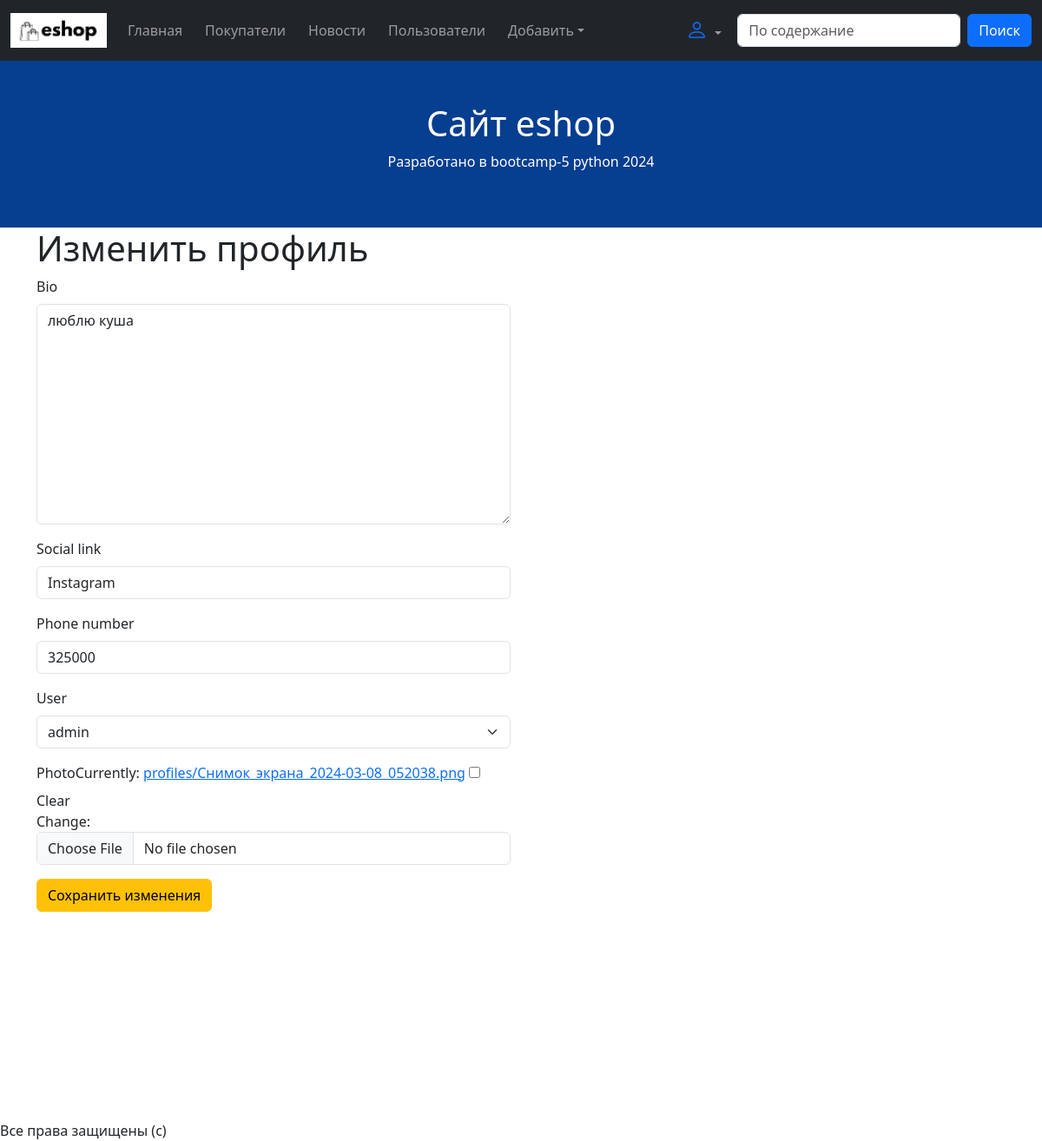
The page /profile-update/8 on the database its author committed.
### costumerapp/models.py (models this page shows)
class Profile(models.Model):
    bio = models.TextField()
    social_link = models.CharField(max_length=50)
    phone_number = models.IntegerField()
    user = models.OneToOneField(
        to=User,
        on_delete=models.SET_NULL,
        null=True, blank=True
    )
    photo = models.ImageField(
        verbose_name='photo',
        upload_to="profiles/",
        null=True, blank=True
    )

### costumerapp/views.py (the view, shortened to what this page needs)
# urls.py: path('profile-update/<int:id>', profile_update, name="profile-update"),
def profile_update(request, id):
    context = {}
    profile_object = Profile.objects.get(id=id)
    context["profile_form"] = ProfileForm(instance=profile_object)
    if request.method == "GET":
        return render(request, 'profile/update.html', context)

### core/forms.py
class ProfileForm(forms.ModelForm):
    class Meta:
        model = Profile
        fields = '__all__'

### costumerapp/templates/profile/update.html (shortened to what this page needs)
{% extends 'base.html' %}
{% load django_bootstrap5 %}
{% block content %}
<h1>Изменить профиль</h1>
<div class="row">
    <div class="col-lg-6">
        <form method="POST" enctype="multipart/form-data">
            {% bootstrap_form profile_form %}
            <button class="btn btn-warning">Сохранить изменения</button>
        </form>
    </div>
</div>
{% endblock %}

### rows shown on the page
Profile: bio "люблю куша", social_link "Instagram", phone_number "325000", user "admin"
